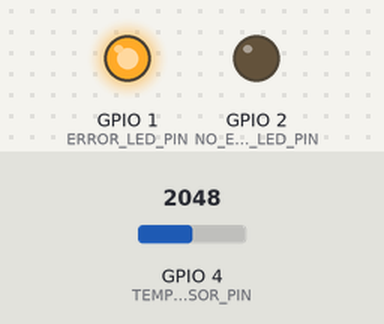
Recording of a program running on a simulated ESP32-S3. Shown: output pins drawn as LEDs (lit = HIGH). The test bench sets the inputs (shaded band); at power-on: GPIO 4 (TEMPERATURE_SENSOR_PIN) = 2048. WiFi joins after 1.5 s; servers stay silent unless stated; random numbers use the default seed unless the program sets one; no MQTT or app messages arrive unless stated.

Above: at 0.1 s.
At 2.1 s:
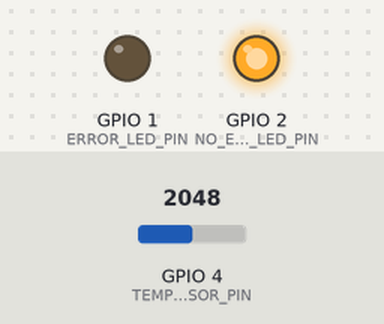
Timing chart, 0 to 3.6 s (numbered marks = the images above):
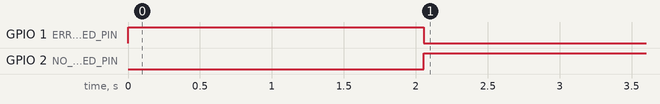

The program:

main.cpp
```cpp
#include <Arduino.h>
#include "tasks/taskUtils.hpp"
#include "tasks/TemperatureTask.hpp"

TaskHandle_t* taskHandler;
TemperatureTask* task;

void setup() {
  Serial.begin(9600);
  task = new TemperatureTask(500);
  xTaskCreate(startTask, "TemperatureTask", 2048, task, 1, taskHandler);
}

void loop() {
  delay(1000);
}
```

Led.hpp
```cpp
#ifndef __LED__
#define __LED__

#include "interfaces/Light.hpp"

/// @brief Class to manage leds.
class Led : public Light {
private:
    int pin;
public:
    /// @brief Led constructor, it creates a led.
    /// @param pin the pin where the led is connected.
    Led(int pin);

    /// @brief Turns on the led.
    void switchOn();

    /// @brief Turns off the led.
    void switchOff();
};

#endif
```

TempSensor.hpp
```cpp
#ifndef __TEMP_SENSOR__
#define __TEMP_SENSOR__

/// @brief Class to use a temperature sensor.
class TempSensor {
private:
    int pin;
public:
    /// @brief Temperature sensor constructor, it creates a temperature sensor.
    /// @param pin the pin where the temperature sensor is connected.
    TempSensor(int pin);

    /// @brief Restrives the perceived temperature.
    /// @return the current temperature.
    float getTemperature();
};

#endif
```

Light.hpp
```cpp
#ifndef __LIGHT__
#define __LIGHT__

/// @brief Abstract class to manage any light source.
class Light {
public:
    /// @brief Turns on the light.
    virtual void switchOn() = 0;

    /// @brief Turns off the light.
    virtual void switchOff() = 0;
};

#endif
```

Task.hpp
```cpp
#ifndef __TASK__
#define __TASK__

#include <Arduino.h>

/// @brief Abstract task.
class Task {
private:
    int period;
    TaskHandle_t *taskHandler;
public:
    /// @brief Initialize the task setting the base period.
    /// @param period the base period every which the task must be performed.
    void setPeriod(int period);

    /// @brief Returns the period of the task.a
    /// @return the period of the task.
    int getPeriod();

    /// @brief The task to execute each period.
    virtual void tick() = 0;
};

#endif
```

TemperatureTask.hpp
```cpp
#ifndef __TEMPERATURE_TASK__
#define __TEMPERATURE_TASK__

#include "tasks/Task.hpp"
#include "devices/TempSensor.hpp"
#include "devices/Led.hpp"

/// @brief Task to check the temperature of an object.
class TemperatureTask : public Task {
private:
    TempSensor* temperatureSensor;
    Led* errorLed;
    Led* noErrorLed;
    float temperature;
    void networkOk();
    void networkNotOk();
    void setupConnection();
    void callback(char* topic, byte* payload, unsigned int length);
public:
    /// @brief Task constructor, it creates a task with a base period.
    /// @param period the base period every which the task must be performed.
    TemperatureTask(int period);

    /// @brief The task to execute each period.
    void tick();
};


#endif
```

taskUtils.hpp
```cpp
#ifndef __TASK_UTILS__
#define __TASK_UTILS__

/// @brief Starts the execution of the task.
/// @param parameter the task to start.
void startTask(void *parameter);

#endif
```

Led.cpp
```cpp
#include "devices/Led.hpp"
#include "Arduino.h"

Led::Led(int pin) {
    this->pin = pin;
    pinMode(pin, OUTPUT);
}

void Led::switchOn() {
    digitalWrite(this->pin, HIGH);
}

void Led::switchOff() {
    digitalWrite(this->pin, LOW);
}
```

TempSensor.cpp
```cpp
#include <Arduino.h>
#include "devices/TempSensor.hpp"

#define TENSION_ZERO_DEGREES 0.5
#define STEP_VOLT_PER_DEGREE 0.01
#define ADC_VREF 3.3
#define ADC_RESOLUTION 4095.0

TempSensor::TempSensor(int pin) {
    this->pin = pin;
    pinMode(this->pin, INPUT);
}

float TempSensor::getTemperature() {
    int adcVal = analogRead(pin);
    float voltage = adcVal * (ADC_VREF / ADC_RESOLUTION);
    float tempC = (voltage - TENSION_ZERO_DEGREES) / STEP_VOLT_PER_DEGREE;
    return tempC;
}
```

Task.cpp
```cpp
#include "tasks/Task.hpp"

void Task::setPeriod(int period) {
    this->period = period;
}

int Task::getPeriod() {
    return this->period;
}
```

TemperatureTask.cpp
```cpp
#include "tasks/TemperatureTask.hpp"
#include <Arduino.h>
#include <WiFi.h>
#include <PubSubClient.h>

#define MSG_BUFFER_SIZE 20
#define TEMPERATURE_SENSOR_PIN 4
#define ERROR_LED_PIN 1
#define NO_ERROR_LED_PIN 2
#define CONNECTION_DELAY 500
#define ONE_SECOND_PERIOD 1000.0
#define PORT 1883
#define SSID ""
#define PASSWORD ""
#define MQTT_SERVER "broker.mqtt-dashboard.com"
#define TEMPERATURE_TOPIC "esiot-2024-assignment03-temperature-topic"
#define FREQUENCY_TOPIC "esiot-2024-assignment03-frequency-topic"
#define SEND_MESSAGE_START "Tmp: "
#define RECEIVE_MESSAGE_START "Sys: "
#define RECEIVE_MESSAGE_LENGHT 5
#define END_CHARACTER '\0'

WiFiClient espClient;
PubSubClient client(espClient);

TemperatureTask::TemperatureTask(int period) {
    randomSeed(micros());
    this->temperatureSensor = new TempSensor(TEMPERATURE_SENSOR_PIN);
    this->errorLed = new Led(ERROR_LED_PIN);
    this->noErrorLed = new Led(NO_ERROR_LED_PIN);
    this->temperature = this->temperatureSensor->getTemperature();
    this->setPeriod(period);
    this->networkNotOk();
    this->setupConnection();
}

void TemperatureTask::tick() {
    this->temperature = this->temperatureSensor->getTemperature();
    if(WiFi.status() != WL_CONNECTED || !client.connected()) {
        this->networkNotOk();
        this->setupConnection();
    } else {
        this->networkOk();
        client.loop();
        char msg[MSG_BUFFER_SIZE];
        String message = SEND_MESSAGE_START;
        message += this->temperature;
        snprintf(msg, MSG_BUFFER_SIZE, message.c_str());
        client.publish(TEMPERATURE_TOPIC, msg);
    }
}

void TemperatureTask::networkOk() {
    this->errorLed->switchOff();
    this->noErrorLed->switchOn();
}

void TemperatureTask::networkNotOk() {
    this->errorLed->switchOn();
    this->noErrorLed->switchOff();
}

void TemperatureTask::setupConnection() {
    if (!WiFi.isConnected()) {
        WiFi.begin(SSID, PASSWORD);
        delay(CONNECTION_DELAY);
    }
    if (WiFi.isConnected() && !client.connected()) {
        client.setServer(MQTT_SERVER, PORT);
        auto callbackFunction = [this](char* topic, uint8_t* payload, unsigned int length) {
            this->callback(topic, payload, length);
        };
        client.setCallback(callbackFunction);
        String clientId = String("esiot-2024-client-")+String(random(0xffff), HEX);
        if (client.connect(clientId.c_str())) {
            client.subscribe(FREQUENCY_TOPIC);
        }
    }
}

void TemperatureTask::callback(char* topic, byte* payload, unsigned int length) {
    char msg[length + 1];
    memcpy(msg, payload, length);
    msg[length] = END_CHARACTER;
    String message = String(msg);
    if (message.startsWith(RECEIVE_MESSAGE_START)) {
        float freq = message.substring(RECEIVE_MESSAGE_LENGHT).toFloat();
        this->setPeriod(ONE_SECOND_PERIOD / freq);
    }
}
```

taskUtils.cpp
```cpp
#include <Arduino.h>
#include "tasks/taskUtils.hpp"
#include "tasks/Task.hpp"

void startTask(void *parameter) {
    Task* task = ((Task*)parameter);
    while(true) {
        task->tick();
        vTaskDelay(task->getPeriod() / portTICK_PERIOD_MS);
    }
}
```

Measured:
- by itself, GPIO 1 (ERROR_LED_PIN): HIGH → LOW at 2.1 s
- by itself, GPIO 2 (NO_ERROR_LED_PIN): LOW → HIGH at 2.1 s
